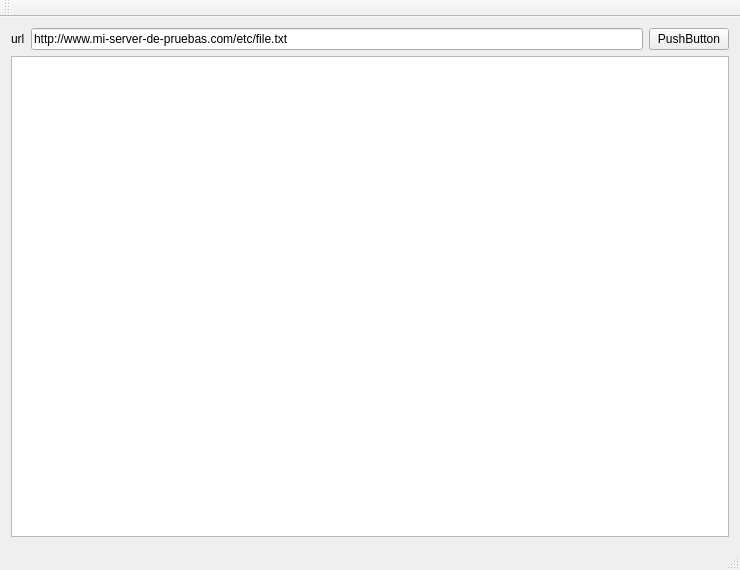
<?xml version="1.0" encoding="UTF-8"?>
<ui version="4.0">
 <class>MainWindow</class>
 <widget class="QMainWindow" name="MainWindow">
  <property name="geometry">
   <rect>
    <x>0</x>
    <y>0</y>
    <width>740</width>
    <height>570</height>
   </rect>
  </property>
  <property name="windowTitle">
   <string>MainWindow</string>
  </property>
  <widget class="QWidget" name="centralWidget">
   <layout class="QVBoxLayout" name="verticalLayout">
    <item>
     <layout class="QHBoxLayout" name="horizontalLayout">
      <item>
       <widget class="QLabel" name="label">
        <property name="text">
         <string>url</string>
        </property>
       </widget>
      </item>
      <item>
       <widget class="QLineEdit" name="lineEdit">
        <property name="text">
         <string>http://www.mi-server-de-pruebas.com/etc/file.txt</string>
        </property>
       </widget>
      </item>
      <item>
       <widget class="QPushButton" name="pushButton">
        <property name="text">
         <string>PushButton</string>
        </property>
       </widget>
      </item>
     </layout>
    </item>
    <item>
     <widget class="QPlainTextEdit" name="plainTextEdit"/>
    </item>
   </layout>
  </widget>
  <widget class="QMenuBar" name="menuBar">
   <property name="geometry">
    <rect>
     <x>0</x>
     <y>0</y>
     <width>740</width>
     <height>22</height>
    </rect>
   </property>
  </widget>
  <widget class="QToolBar" name="mainToolBar">
   <attribute name="toolBarArea">
    <enum>TopToolBarArea</enum>
   </attribute>
   <attribute name="toolBarBreak">
    <bool>false</bool>
   </attribute>
  </widget>
  <widget class="QStatusBar" name="statusBar"/>
 </widget>
 <layoutdefault spacing="6" margin="11"/>
 <resources/>
 <connections/>
</ui>
